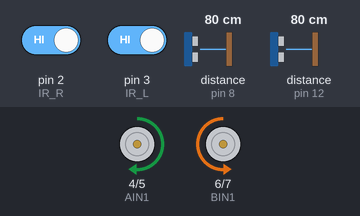
The sketch below on a simulated Arduino Uno, built with avr-gcc and run on an emulated ATmega328P. Shown: motor-driver pin pairs drawn as motors (green arrow = first pin HIGH = forward, orange = second pin HIGH = backward, longer = more drive, scaled by the enable pin). Wiring (inferred from the names in the program): 2 × ultrasonic range finder: trigger pin 11, echo pin 12 / trigger pin 13, echo pin 8. The inputs (shaded band) are chosen by the test bench; at power-on: pin 2 (IR_R) HIGH, distance to the obstacle (sensors on pin 8, pin 12) 80 cm, pin 3 (IR_L) HIGH. The echo pulse lasts 58.3 µs per cm.

Above: at 6.4 s.
6.5 s: pin 2 (IR_R) driven LOW
At 6.89 s:
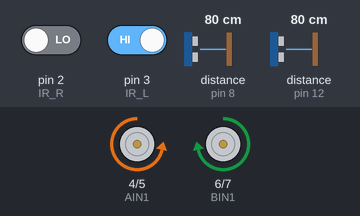
9.5 s: pin 2 (IR_R) driven HIGH
At 10.8 s:
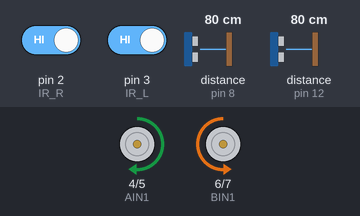
11.3 s: distance to the obstacle (sensor on pin 8) set to 69 cm
12.8 s: distance to the obstacle (sensor on pin 8) set to 62 cm
At 14.0 s:
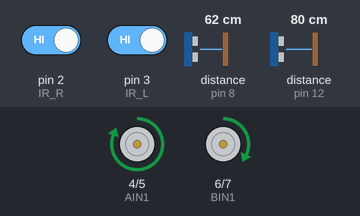
14.3 s: distance to the obstacle (sensor on pin 12) set to 72 cm
15.8 s: distance to the obstacle (sensor on pin 12) set to 62 cm
At 16.9 s:
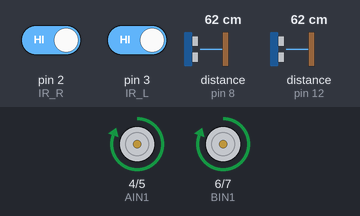
Timing chart, 0 to 18.3 s (numbered marks = the images above; inputs shaded):
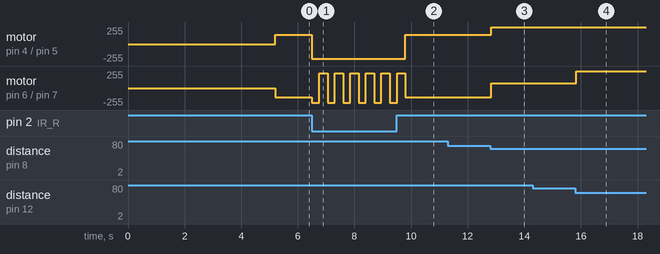

Measured:
- the behaviour switches between 67 and 66 cm on distance to the obstacle (sensor on pin 8) (found by bisection; images 2 and 3)
- the behaviour switches between 67 and 66 cm on distance to the obstacle (sensor on pin 12) (found by bisection; images 3 and 4)
- after the input at 6.5 s, motor on pin 4 (AIN1) / pin 5 (AIN2): forward 140/255 → backward 220/255 at once; motor on pin 6 (BIN1) / pin 7 (BIN2): alternates forward 220/255 for 0.30 s and backward 220/255 for 0.25 s, starting at once
- after the input at 9.5 s, motor on pin 4 (AIN1) / pin 5 (AIN2): backward 220/255 → forward 140/255 after 0.30 s
- after the input at 11.3 s, every drawn part: stays the same
- after the input at 12.8 s, motor on pin 4 (AIN1) / pin 5 (AIN2): forward 140/255 → forward 255/255 at once; motor on pin 6 (BIN1) / pin 7 (BIN2): backward 140/255 → forward 70/255 at once
- after the input at 14.3 s, every drawn part: stays the same
- after the input at 15.8 s, motor on pin 6 (BIN1) / pin 7 (BIN2): forward 70/255 → forward 255/255 at once

The sketch:

sumo_robot.ino
```cpp
// Strategy: wait 5 s (looking for the opponent while standing still)
//           spin toward where the opponent was last seen
//           when seen go to it
//           edge always wins: back up and turn away from the side that saw the edge.
#include "config.h"
#include "motors.h"
#include "sensors.h"

enum State { SEARCH, ATTACK, EDGE_AVOID };
State state = SEARCH;

int edgeTurnDir = +1;

void setLed(bool on) {
  if (LED >= 0) digitalWrite(LED, on ? HIGH : LOW);
}
unsigned long edgeStart = 0;

void setup() {
  Serial.begin(9600);
  sensorsInit();
  motorsInit();
  if (LED >= 0) pinMode(LED, OUTPUT);

#if MODE == 2
  // Motor test: forward 1 s, then spin right 1 s.
  delay(2000);
  drive(120, 120);  delay(1000);
  spin(+1, 120);    delay(1000);
  drive(0, 0);
  while (true) {}
#endif

#if MODE == 0
  unsigned long start = millis();
  while (millis() - start < START_WAIT_MS) {
    updateUltrasonic();
    setLed((millis() / 250) % 2);
  }
  setLed(LOW);
  state = (seesL() || seesR()) ? ATTACK : SEARCH;
#endif
}

void loop() {
#if MODE == 1
  updateUltrasonic();
  static unsigned long lastPrint = 0;
  if (millis() - lastPrint > 200) {
    lastPrint = millis();
    Serial.print("US L: ");  Serial.print(distL());
    Serial.print("  US R: "); Serial.print(distR());
    Serial.print("  | IR L: "); Serial.print(edgeL() ? "EDGE" : "-");
    Serial.print("  IR R: ");   Serial.println(edgeR() ? "EDGE" : "-");
  }
  return;
#endif

  updateUltrasonic();
  bool eL = edgeL(), eR = edgeR();


  if ((eL || eR) && state != EDGE_AVOID) {
    state = EDGE_AVOID;
    edgeStart = millis();
    if (eL && !eR)      edgeTurnDir = +1;             // edge on the left -> turn right
    else if (eR && !eL) edgeTurnDir = -1;             // edge on the right -> turn left
    else                edgeTurnDir = lastSeenDir();  // straight at the edge -> toward opponent
  }

  switch (state) {

    case EDGE_AVOID: {
      setLed(LOW); //rn does nothing btw but we can add separate diod
      unsigned long dt = millis() - edgeStart;
      if (dt < REVERSE_MS)                 drive(-REVERSE_SPD, -REVERSE_SPD);
      else if (dt < REVERSE_MS + TURN_MS)  spin(edgeTurnDir, TURN_SPD);
      else if (eL || eR)                   edgeStart = millis();
      else                                 state = SEARCH;
      break;
    }

    case ATTACK: {
      bool L = seesL(), R = seesR();
      setLed(HIGH);
      if (L && R)  drive(ATTACK_SPD, ATTACK_SPD);   //  push
      else if (L)  drive(STEER_SLOW, ATTACK_SPD);   // left
      else if (R)  drive(ATTACK_SPD, STEER_SLOW);   // ight
      else         state = SEARCH;                  // lost it
      break;
    }

    case SEARCH:
    default: {
      setLed(LOW);
      if (seesL() || seesR()) { state = ATTACK; break; }
      spin(lastSeenDir(), SEARCH_SPD);   // turn toward the side it disappeared on
      break;
    }
  }
}
```

motors.cpp
```cpp
#include "config.h"
#include "motors.h"

//   IN1/IN2 direction (HIGH/LOW forward, LOW/HIGH backward, LOW/LOW stop)
static void setMotor(int in1, int in2, int pwm, int offset, int speed) {
  speed = constrain(speed * offset, -255, 255);
  if (speed > 0) {
    digitalWrite(in1, HIGH);
    digitalWrite(in2, LOW);
  } else if (speed < 0) {
    digitalWrite(in1, LOW);
    digitalWrite(in2, HIGH);
    speed = -speed;
  } else {
    digitalWrite(in1, LOW);
    digitalWrite(in2, LOW);
  }
  analogWrite(pwm, speed);
}

void motorsInit() {
  pinMode(AIN1, OUTPUT); pinMode(AIN2, OUTPUT); pinMode(PWMA, OUTPUT);
  pinMode(BIN1, OUTPUT); pinMode(BIN2, OUTPUT); pinMode(PWMB, OUTPUT);
  if (STBY >= 0) {
    pinMode(STBY, OUTPUT);
    digitalWrite(STBY, HIGH);
  }
  drive(0, 0);
}

void drive(int left, int right) {
  setMotor(AIN1, AIN2, PWMA, OFFSET_L, left);
  setMotor(BIN1, BIN2, PWMB, OFFSET_R, right);
}

void spin(int dir, int speed) {
  drive(dir * speed, -dir * speed);
}
```

motors.h
```cpp
#pragma once

void motorsInit();

void drive(int left, int right);

void spin(int dir, int speed);
```

sensors.cpp
```cpp
#include "config.h"
#include "sensors.h"

static int dL = 999, dR = 999;
static unsigned long lastSeenLms = 0, lastSeenRms = 0;
static bool everL = false, everR = false;
static int lastDir = +1;

void sensorsInit() {
  pinMode(IR_L, INPUT);
  pinMode(IR_R, INPUT);
  pinMode(US_L_TRIG, OUTPUT); pinMode(US_L_ECHO, INPUT);
  pinMode(US_R_TRIG, OUTPUT); pinMode(US_R_ECHO, INPUT);
  digitalWrite(US_L_TRIG, LOW);
  digitalWrite(US_R_TRIG, LOW);
}

bool edgeL() { return digitalRead(IR_L) == EDGE_LEVEL; }
bool edgeR() { return digitalRead(IR_R) == EDGE_LEVEL; }


//measure distanse to target
static int pingCm(int trig, int echo) {
  digitalWrite(trig, LOW);
  delayMicroseconds(2);
  digitalWrite(trig, HIGH);
  delayMicroseconds(10);
  digitalWrite(trig, LOW);
  unsigned long dur = pulseIn(echo, HIGH, US_TIMEOUT_US);
  if (dur == 0) return 999;
  return (int)(dur * 0.0343 / 2.0);
}

void updateUltrasonic() {
  static unsigned long lastPing = 0;
  static bool doLeft = true;
  if (millis() - lastPing < US_GAP_MS) return;

  if (doLeft) {
    dL = pingCm(US_L_TRIG, US_L_ECHO);
    if (dL <= SEE_CM) { lastSeenLms = millis(); everL = true; lastDir = -1; }
  } else {
    dR = pingCm(US_R_TRIG, US_R_ECHO);
    if (dR <= SEE_CM) { lastSeenRms = millis(); everR = true; lastDir = +1; }
  }
  doLeft = !doLeft;
  lastPing = millis();
}

bool seesL() { return everL && millis() - lastSeenLms < LOST_MS; }
bool seesR() { return everR && millis() - lastSeenRms < LOST_MS; }
int distL() { return dL; }
int distR() { return dR; }
int lastSeenDir() { return lastDir; }
```

sensors.h
```cpp
#pragma once

void sensorsInit();

bool edgeL();
bool edgeR();

// call one of ultraonics per call
void updateUltrasonic();

// true if opponent was seen by that sensor within the last LOST_MS
bool seesL();
bool seesR();

// Latest raw distances in cm
int distL();
int distR();

// -1 left 1 right
int lastSeenDir();
```

config.h
```cpp
#pragma once
#include <Arduino.h>

// 0 = fight, 1 = test of ensors 2 = test of motors
#define MODE 0

const int AIN1 = 4, AIN2 = 5, PWMA = 9;    // motor A
const int BIN1 = 6, BIN2 = 7, PWMB = 10;   // motor B
const int STBY = -1;   // always on cause it is connected straight to battery


const int IR_L = 3;
const int IR_R = 2;
const int US_L_TRIG = 11, US_L_ECHO = 12;
const int US_R_TRIG = 13, US_R_ECHO = 8;
const int LED = -1;    // better to turn it of o can mes up with sensors

// If a wheel spins the wrong way change to -1
const int OFFSET_L = 1;
const int OFFSET_R = 1;


const unsigned long START_WAIT_MS = 5200;  // 0.2  margin CAN BE DELETED????

// if ir show wrong then change it
const int EDGE_LEVEL = LOW;

const int SEE_CM = 65;                    // ring is 77 cm so maybe will make bigger or smaller
const unsigned long US_TIMEOUT_US = 5000; //how long does it wait for ultraonic sensor can be changes if needed (wo this bound it wait for 1 sec and it is bad because we aint moving)
const unsigned long US_GAP_MS = 20;       // pause between pings so sensors don't hear each other
const unsigned long LOST_MS = 300;        // keep chasing this long after losing sight

const int SEARCH_SPD = 140;   // spinning in place while searching
const int ATTACK_SPD = 255;   // full push
const int STEER_SLOW = 70;    // inner wheel speed when only one sensor sees the opponent
const int REVERSE_SPD = 220;
const int TURN_SPD = 220;
const unsigned long REVERSE_MS = 250;
const unsigned long TURN_MS = 300;
```
